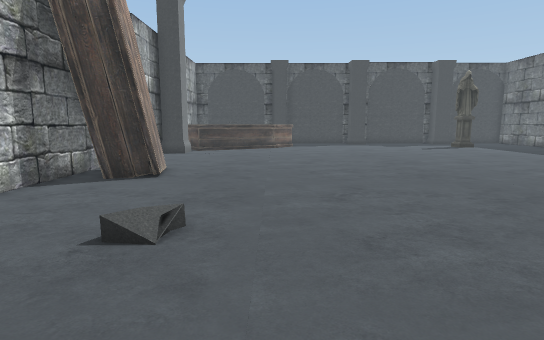
view 1 (above)

16 first-person views from a walk through a scene from a Unity 3-D project. The camera is 1.4 m above the floor, tilts 8° down and sees 80° across. The floor is counted in squares, 1 m on a side. Each view is taken from the middle of a square. On the plan, view 1 faces up. The plan holds only what a view shows up to about 15 squares ahead; the rest is blank.

view 2
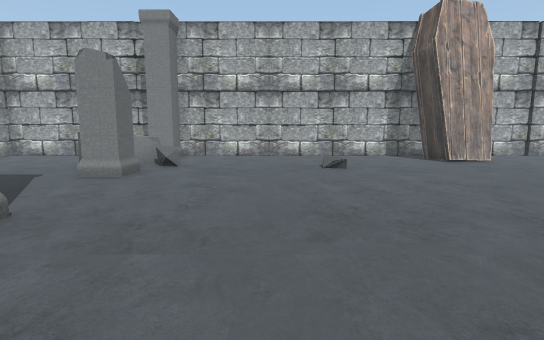

view 3
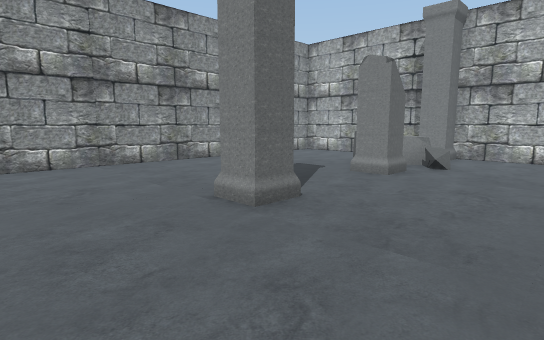

view 4
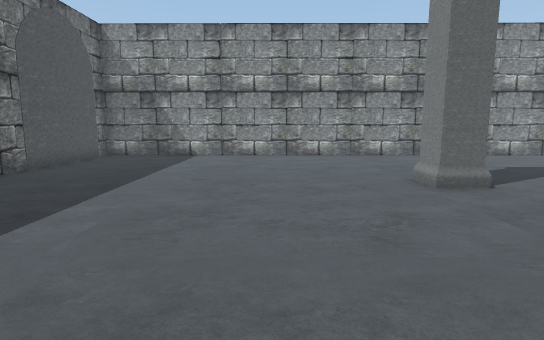

view 5
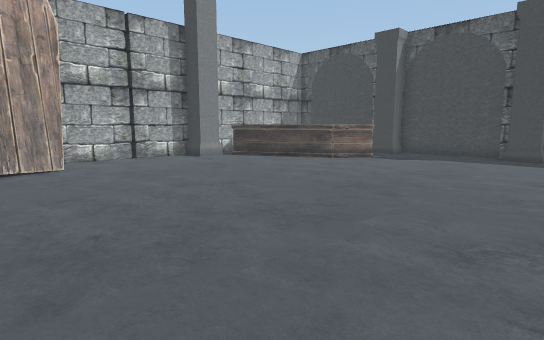

view 6
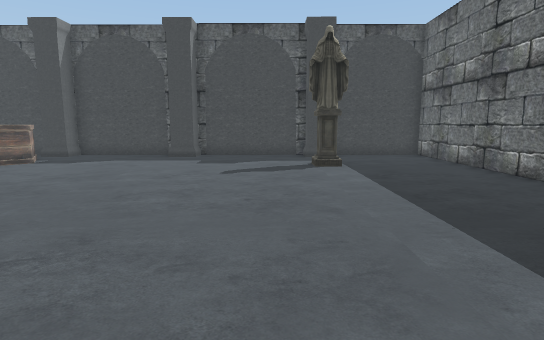

view 7
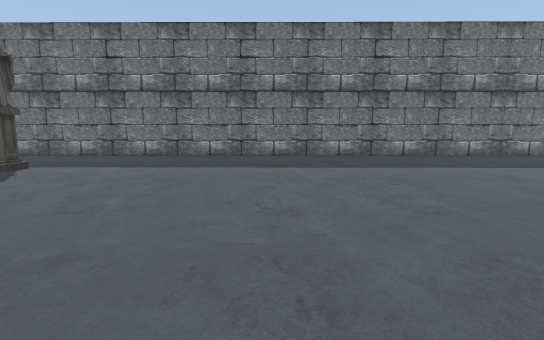

view 8
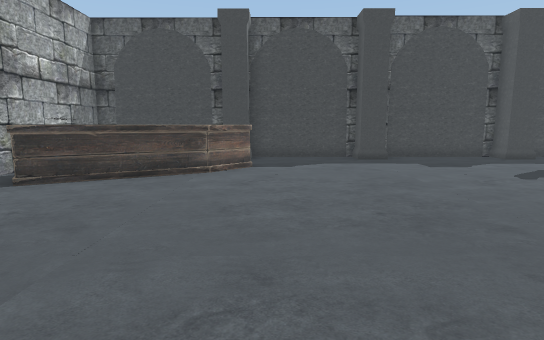

view 9
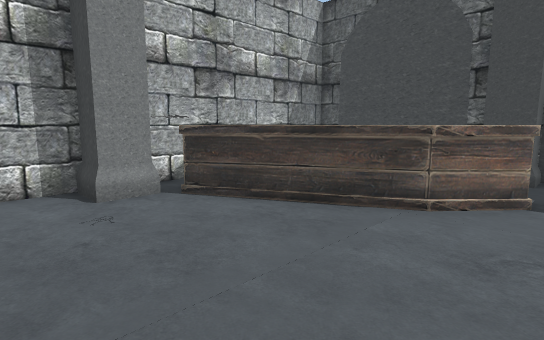

view 10
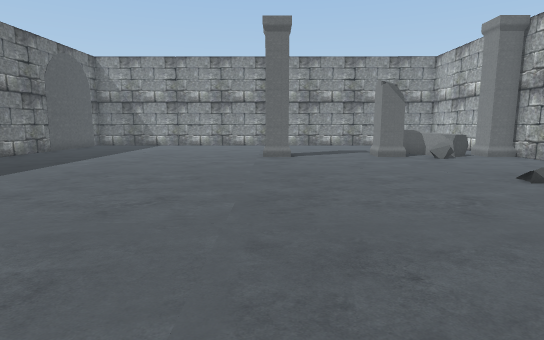

view 11
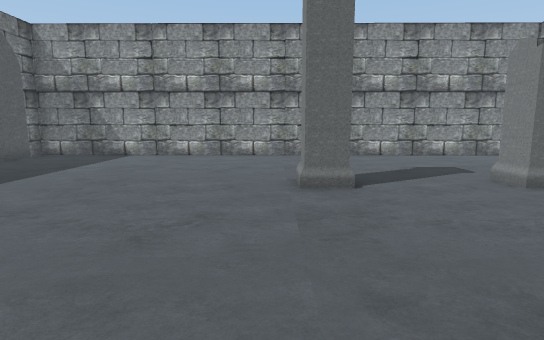

view 12
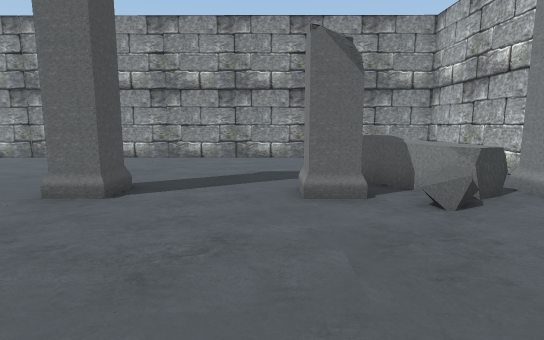

view 13
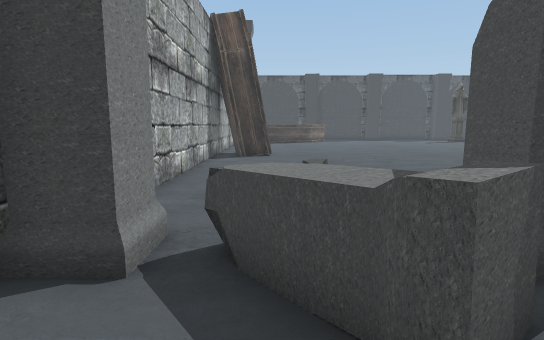

view 14
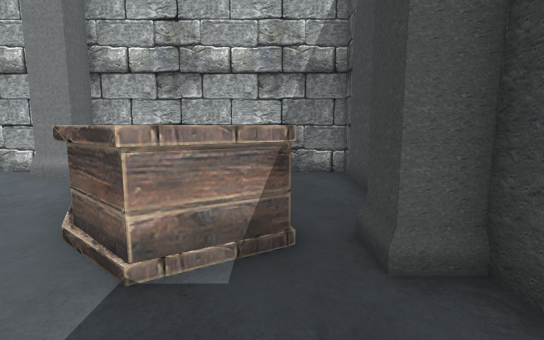

view 15
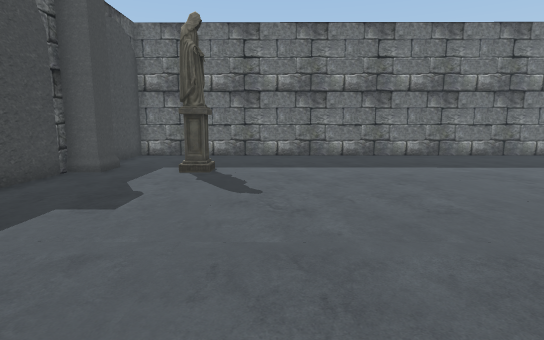

view 16
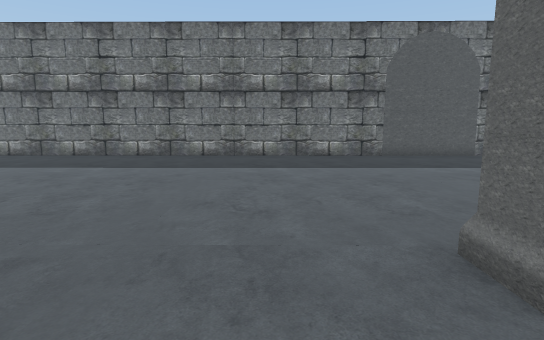

### Floor plan
Key: @ floor where view 1 was taken; # wall or solid block; . main floor; : floor 0.25 m higher than the main floor; = window, fence, low wall or low ledge; ^ raised ledge; P pillar; S statue; O other object.
Columns run from 6 left of view 1 to 17 right of it. Each row starts with its distance up from view 1.
 24  ######P####P#####P#####
 23  #....PP....P.....P....#
 22  # .. O................#
 21 #     OO...............#
 20 #     OO..........S....#
 19 #   OOO................#
 18 # OOO..................#
 17 ###....................#
 16 ###.#..................#
 15 #......................#
 14 #......................#
 13 #......................#
 12 #......................#
 11 #......................#
 10 #OO....................#
  9 #OOO...................#
  8 #OO....................#
  7 #......................#
  6 #......................#
  5 #......................#
  4 #...:..................#
  3 #......................#
  2 #......................#
  1 #......................#
  0 #.....@................#
 -1 #......................#
 -2 #P.^=##................#
 -3 #PP^^##....#...........#
 -4 #...^#.................#
 -5 #  ....................#
 -6 # .....................#
 -7 #......................#
 -8 #......................#
 -9 #......................#
-10 ########################

Positions as (right, up) in squares from view 1, and headings:
1: (0, 0), facing up
2: (9, 2), facing left
3: (9, 2), facing down-left
4: (9, 5), facing down
5: (8, 8), facing up-left
6: (10, 9), facing up
7: (2, 12), facing right
8: (2, 10), facing up
9: (2, 14), facing up-left
10: (5, 12), facing down
11: (6, 5), facing down
12: (1, 4), facing down
13: (-3, -6), facing up
14: (4, 22), facing left
15: (2, 18), facing right
16: (2, 0), facing right
